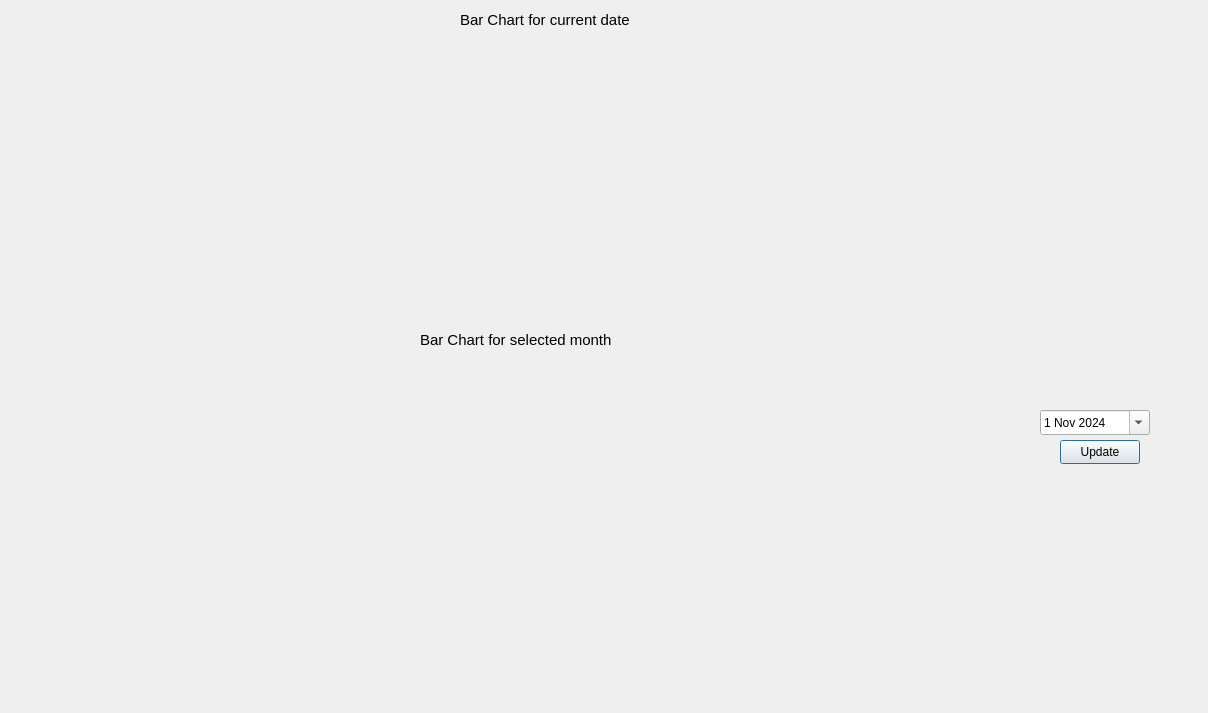
<?xml version="1.0" encoding="UTF-8"?>
<ui version="4.0">
 <class>Charts</class>
 <widget class="QDialog" name="Charts">
  <property name="geometry">
   <rect>
    <x>0</x>
    <y>0</y>
    <width>1208</width>
    <height>713</height>
   </rect>
  </property>
  <property name="windowTitle">
   <string>Dialog</string>
  </property>
  <widget class="QWidget" name="verticalLayoutWidget">
   <property name="geometry">
    <rect>
     <x>20</x>
     <y>30</y>
     <width>991</width>
     <height>291</height>
    </rect>
   </property>
   <layout class="QVBoxLayout" name="verticalLayout"/>
  </widget>
  <widget class="QDateEdit" name="dateEdit">
   <property name="geometry">
    <rect>
     <x>1040</x>
     <y>410</y>
     <width>110</width>
     <height>25</height>
    </rect>
   </property>
   <property name="calendarPopup">
    <bool>true</bool>
   </property>
   <property name="date">
    <date>
     <year>2024</year>
     <month>11</month>
     <day>1</day>
    </date>
   </property>
  </widget>
  <widget class="QPushButton" name="pushButton">
   <property name="geometry">
    <rect>
     <x>1060</x>
     <y>440</y>
     <width>80</width>
     <height>24</height>
    </rect>
   </property>
   <property name="text">
    <string>Update</string>
   </property>
  </widget>
  <widget class="QWidget" name="verticalLayoutWidget_2">
   <property name="geometry">
    <rect>
     <x>20</x>
     <y>350</y>
     <width>991</width>
     <height>361</height>
    </rect>
   </property>
   <layout class="QVBoxLayout" name="verticalLayout_2"/>
  </widget>
  <widget class="QLabel" name="label">
   <property name="geometry">
    <rect>
     <x>460</x>
     <y>10</y>
     <width>261</width>
     <height>20</height>
    </rect>
   </property>
   <property name="font">
    <font>
     <pointsize>11</pointsize>
    </font>
   </property>
   <property name="text">
    <string>Bar Chart for current date</string>
   </property>
  </widget>
  <widget class="QLabel" name="label_2">
   <property name="geometry">
    <rect>
     <x>420</x>
     <y>330</y>
     <width>261</width>
     <height>20</height>
    </rect>
   </property>
   <property name="font">
    <font>
     <pointsize>11</pointsize>
    </font>
   </property>
   <property name="text">
    <string>Bar Chart for selected month</string>
   </property>
  </widget>
 </widget>
 <resources/>
 <connections/>
</ui>
